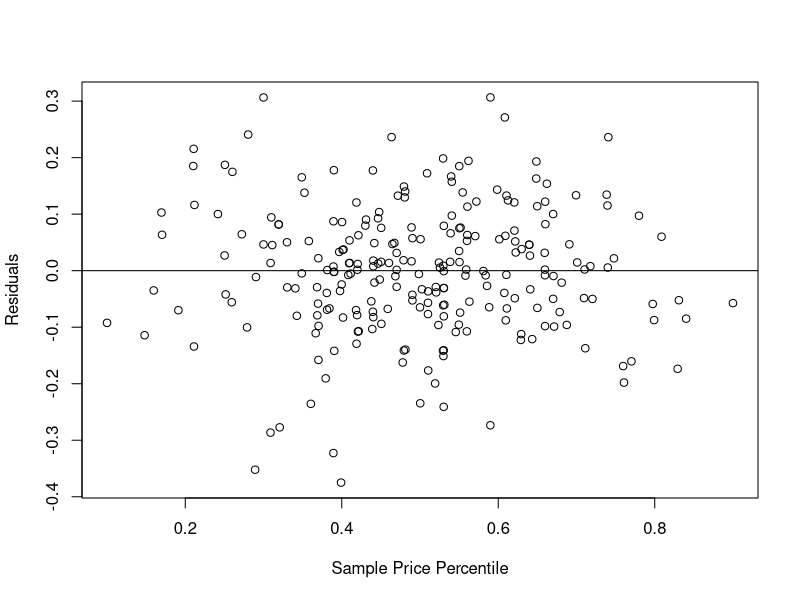
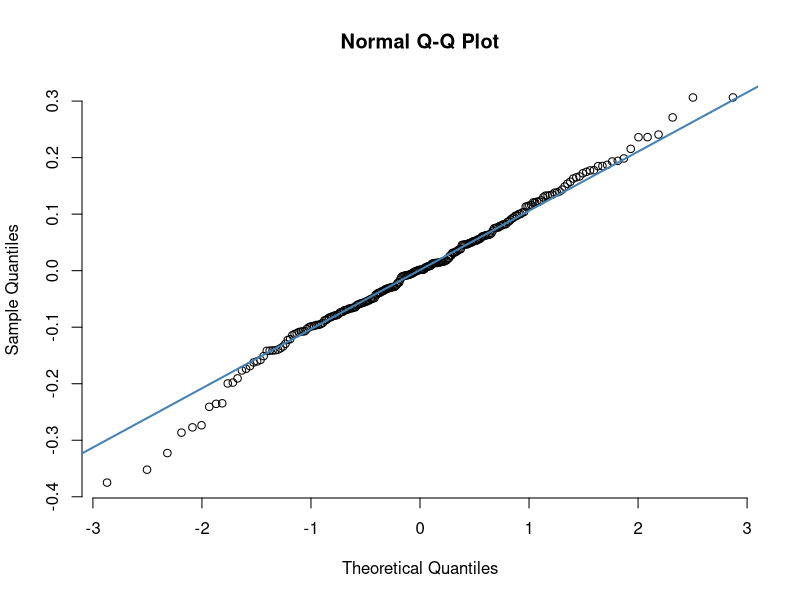

Write R code to recreate these figures, in order.
## ---- chunk 1

df <- read.csv(file = "database.csv", header=TRUE)
head(df)
## ---- chunk 2
model<-lm(data=df, occupancy_rate ~ sample_nightly_rent_price)
summary(model)
## ---- chunk 3
col<-c("percentile_90th_price","percentile_10th_price","sample_nightly_rent_price")
dt<-df[col]

vs10 <- function (x) {if (x[3]>x[2]) {1} else {0}}
vs90 <- function (x) {if (x[3]<x[1]) {1} else {0}}


dt$vs10 <- apply(dt,1,vs10) #check if sample rent price is higher than percentile 10
dt$vs90 <- apply(dt,1,vs90) #check if sample rent price is lower than percentile 90

c(sum(dt$vs90),sum(dt$vs10))
## ---- chunk 4
df$percentile_90th_vs_10th =df$percentile_90th_price-df$percentile_10th_price
df$sample_vs_10th <- df$sample_nightly_rent_price-df$percentile_10th_price
df$sample_price_percentile <- 0.1+0.8*df$sample_vs_10th/df$percentile_90th_vs_10th

head(df)

## ---- chunk 5
model<-lm(data=df, occupancy_rate ~ sample_price_percentile)
summary(model)
## ---- chunk 6
model_1<-lm(data=df, occupancy_rate ~ sample_price_percentile + num_bedrooms)
summary(model_1)
## ---- chunk 7
model.res<-resid(model);

plot(df$sample_price_percentile, model.res, 
        ylab="Residuals", xlab="Sample Price Percentile") 
abline(0,0);

qqnorm(model.res, pch = 1, frame = FALSE)
qqline(model.res, col = "steelblue", lwd = 2)
## ---- chunk 8

# Firsly, we need to create a function to calculate revenue, based on predicted occupancy rate and nightly_rent_price

revenue <- function(data,par){
                            par_vs_10th <- par-data$percentile_10th_price
                            normalized_price <-0.1+0.8*par_vs_10th/data$percentile_90th_vs_10th
                            fcst_occupancy <-coef(model)['(Intercept)']+coef(model)['sample_price_percentile']*normalized_price
                            fcst_st_revenue <-fcst_occupancy*365*par
                            fcst_st_revenue
}

# Then create an optimization function and run for each row in df.

for (i in 1:nrow(df))   {df[i,'optimized_price'] <-
                                                optim(122,revenue,data=df[i,],method="L-BFGS-B",      control=list(fnscale=-1),lower=df[i,'percentile_10th_price']) }
#122 is an initialized value
# We need to input lower parameters to ensure that the optimal rent price does not fall lower than 10th percentile


head(df)
## ---- chunk 9
df$normalized_optimized_price<-0.1+0.8*(df$optimized_price-df$percentile_10th_price)/(df$percentile_90th_vs_10th)

new <-data.frame(sample_price_percentile=df$normalized_optimized_price)
df$forecast_occupancy <- predict.lm(model,newdata=new)

head(df,10)
